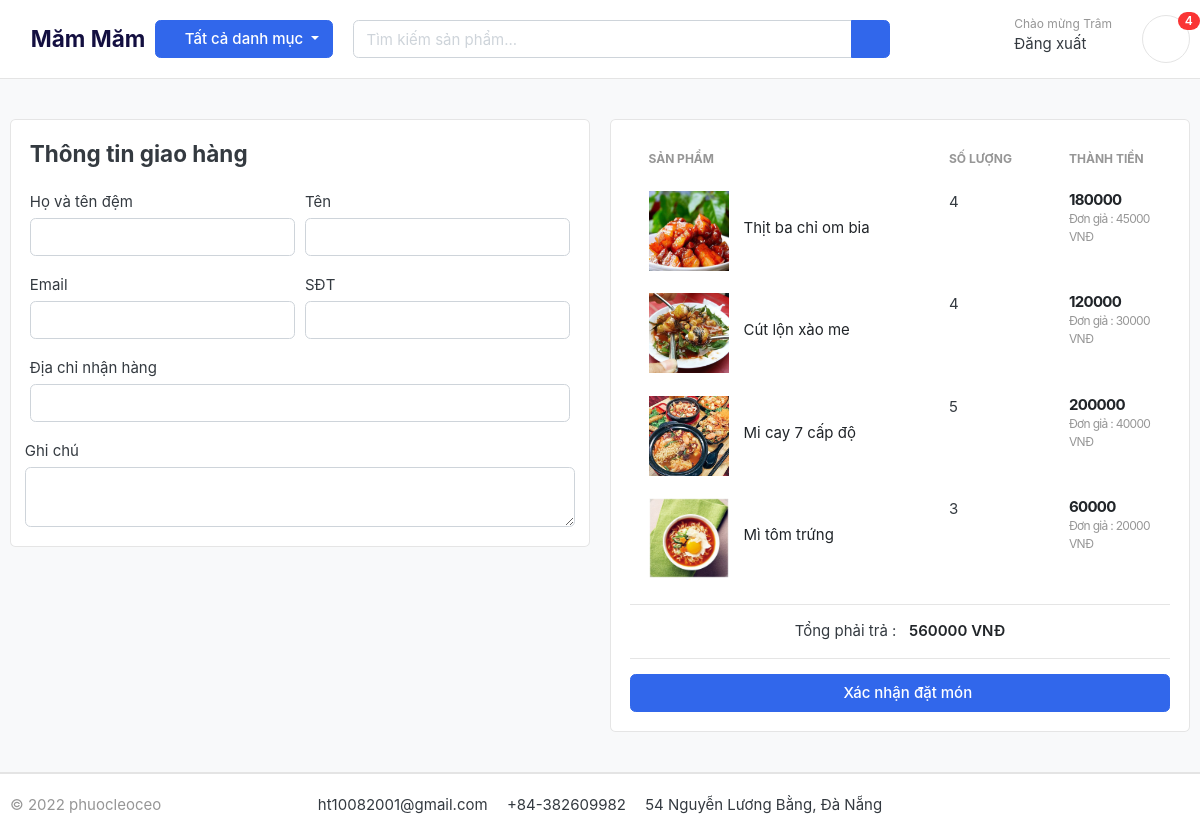
The page /cart/checkout (signed in) on the database its author committed.
### user/models.py (models this page shows, shortened)
class User(AbstractBaseUser):
    username = models.CharField(max_length=50, unique=True)
    email = models.EmailField(max_length=50, unique=True)
    first_name = models.CharField(max_length=50)
    last_name = models.CharField(max_length=50)
    phone_number = models.CharField(max_length=50)
    date_joined = models.DateTimeField(auto_now_add=True)
    last_login = models.DateTimeField(auto_now_add=True)
    is_admin = models.BooleanField(default=False)
    is_staff = models.BooleanField(default=False)
    is_active = models.BooleanField(default=False)
    is_superuser = models.BooleanField(default=False)
    USERNAME_FIELD = "email"
    REQUIRED_FIELDS = ["username", "first_name", "last_name"]
    objects = UserManager()

### cart/models.py (models this page shows, shortened)
class CartItem(models.Model):
    product = models.ForeignKey(Product, on_delete=models.CASCADE)
    cart = models.ForeignKey(Cart, on_delete=models.CASCADE)
    quantity = models.IntegerField()
    is_active = models.BooleanField(default=True)
    user = models.ForeignKey(User, on_delete=models.CASCADE, null=True)
    def cart_total(self):
        return self.product.price * self.quantity

### product/models.py (models this page shows, shortened)
class Product(models.Model):
    name = models.CharField(max_length=100, unique=True)
    slug = models.SlugField(max_length=50, unique=True, allow_unicode=True)
    price = models.IntegerField()
    description = models.TextField(max_length=500, blank=True)
    image = models.ImageField(upload_to='photos/products')
    is_available = models.BooleanField(default=True)
    created_date = models.DateTimeField(auto_now_add=True)
    modified_date = models.DateTimeField(auto_now=True)
    category = models.ForeignKey(Category, on_delete=models.CASCADE)
    class Meta:
        verbose_name = "product"
        verbose_name_plural = "products"
    def get_detail(self):
        return reverse("product_detail", args=[self.slug])

### cart/views.py (the view)
# urls.py: path("checkout", views.checkout, name="checkout")
@login_required(login_url="login")
def checkout(request):
    total = 0
    cart_items = None
    try:
        if request.user.is_authenticated:
            cart_items = CartItem.objects.filter(user=request.user, is_active=True)
        else:
            cart = Cart.objects.get(cart_id=cart_id_from_session(request))
            cart_items = CartItem.objects.filter(cart=cart, is_active=True)
        for ci in cart_items:
            total += ci.cart_total()
    except ObjectDoesNotExist:
        pass
    return render(request=request, template_name="cart/checkout.html",
                  context={"total": total, "cart_items": cart_items})

### cart/context_processors.py (called while the page is built)
def cart_count(request):
    cart_count_badge = 0
    if "admin" in request.path:
        return {}
    else:
        try:
            cart = Cart.objects.filter(cart_id=cart_id_from_session(request))
            if request.user.is_authenticated:
                cart_items = CartItem.objects.all().filter(user=request.user)
            else:
                cart_items = CartItem.objects.all().filter(cart=cart[:1])
            cart_count_badge = cart_items.count()
        except Cart.DoesNotExist:
            cart_count_badge = 0
    return dict(cart_count_badge=cart_count_badge)

### cart/views.py (called while the page is built)
def cart_id_from_session(request):
    cart_id = request.session.session_key
    if not cart_id:
        cart_id = request.session.create()
    return cart_id

### category/context_processors.py (called while the page is built)
def header_menu_links(request):
    links = Category.objects.all()
    return dict(links=links)

### category/models.py (called while the page is built)
    def get_product(self):
        return reverse("product_by_category", args=[self.slug])

### templates/cart/checkout.html (shortened to what this page needs)
{% extends 'base.html' %}
{% load static %}
{% block content %}
<section class="section-content padding-y bg">
    <div class="container">
        <div class="row">
            <aside class="col-lg-6">
                <div class="card">
                    <div class="card-body">
                        <h4 class="card-title mb-4">Thông tin giao hàng</h4>
                        <form action="{% url 'checkout' %}" method="POST">
                            <div class="form-row">
                                <div class="col form-group">
                                    <label for="">Họ và tên đệm</label>
                                    <input type="text" name="first_name" class="form-control" required>
                                </div>
                                <div class="col form-group">
                                    <label for="">Tên</label>
                                    <input type="text" name="last_name" class="form-control" required>
                                </div>
                            </div>
                            <div class="form-row">
                                <div class="col form-group">
                                    <label for="">Email</label>
                                    <input type="email" name="email" class="form-control" required>
                                </div>
                                <div class="col form-group">
                                    <label for="">SĐT</label>
                                    <input type="text" name="phone_number" class="form-control" required>
                                </div>
                            </div>
                            <div class="form-row">
                                <div class="col form-group">
                                    <label for="">Địa chỉ nhận hàng</label>
                                    <input type="text" name="address" class="form-control" required>
                                </div>
                            </div>
                            <div class="form-row">
                                <label for="">Ghi chú</label>
                                <textarea name="order_note" rows="2" class="form-control"></textarea>
                            </div>
                    </div>
                </div>
            </aside>
            <aside class="col-lg-6">
                <div class="card">
                    <div class="card-body">
                        <table class="table table-borderless table-shopping-cart">
                            <thead class="text-muted">
                                <tr class="small text-uppercase">
                                    <th scope="col">Sản phẩm</th>
                                    <th scope="col" width="120">Số lượng</th>
                                    <th scope="col" width="120">Thành tiền</th>
                                </tr>
                            </thead>
                            <tbody>
                                {% for ci in cart_items %}
                                <tr>
                                    <td>
                                        <figure class="itemside align-items-center">
                                            <div class="aside">
                                                <img src="{{ ci.product.image.url }}" class="img-sm">
                                            </div>
                                            <figcaption class="info">
                                                <a href="{{ ci.product.get_detail }}" class="title text-dark">
                                                    {{ ci.product.name }}
                                                </a>
                                            </figcaption>
                                        </figure>
                                    </td>
                                    <td>
                                        <label for="">{{ci.quantity}}</label>
                                    </td>
                                    <td>
                                        <div class="price-wrap">
                                            <var class="price">{{ ci.cart_total }}</var>
                                            <small class="text-muted">Đơn giả : {{ ci.product.price }} VNĐ</small>
                                        </div>
                                    </td>
                                </tr>
                                {% endfor %}
                            </tbody>
                        </table>
                        <hr>
                        <div style="text-align:center;">
                            <span>Tổng phải trả : </span>
                            <span class="text-right text-dark b">
                                {{ total }} VNĐ
                            </span>
                        </div>
                        <hr>
                        <button type="submit" name="submit" class="btn btn-primary btn-block">
                            <i class="far fa-credit-card"></i> Xác nhận đặt món
                        </button>
                    </div>
                </div>
            </aside>
        </div>
    </div>
</section>
{% endblock %}

### templates/partial/header.html (shortened to what this page needs)
{% load static %}
<header class="section-header">
    <section class="header-main border-bottom">
        <div class="container">
            <div class="row align-items-center">
                <a href="/" class="brand-wrap" style="font-size: 1.5rem; font-weight: bolder; color: #130f40;">
                    <i class="fas fa-utensils" style="padding-right: .5rem;color: #27ae60;font-size: 30px;"></i>Măm Măm
                </a>
                <div class="col-lg col-sm col-md col-6 flex-grow-0">
                    <div class="category-wrap dropdown d-inline-block float-right">
                        <button type="button" class="btn btn-primary dropdown-toggle" data-toggle="dropdown">
                            <i class="fa fa-bars"></i> Tất cả danh mục
                        </button>
                    </div>
                </div>
                <div class="col-lg  col-md-6 col-sm-12 col">
                    <form action="{% url 'product_search' %}" method="get" class="search">
                        <div class="input-group w-100">
                            <input type="text" class="form-control" style="width:60%;"
                                placeholder="Tìm kiếm sản phẩm..." name="product_search">
                            <div class="input-group-append">
                                <button class="btn btn-primary" type="submit">
                                    <i class="fa fa-search"></i>
                                </button>
                            </div>
                        </div>
                    </form>
                </div>
                <div class="col-lg-3 col-sm-6 col-8 order-2 order-lg-3">
                    <div class="d-flex justify-content-end mb-3 mb-lg-0">
                        {% if user.id is None %}
                        <div class="widget-header">
                            <small class="title text-muted">Chào mừng !</small>
                            <div>
                                <a href="/user/login">Đăng nhập</a> <span class="dark-transp"> | </span>
                                <a href="/user/register"> Đăng ký</a>
                            </div>
                        </div>
                        {% else %}
                        <div class="widget-header">
                            <small class="title text-muted">Chào mừng {{ user.last_name }}</small>
                            <div>
                                <a href="/user/logout">Đăng xuất</span>
                            </div>
                        </div>
                        {% endif %}
                        <a href="/cart" class="widget-header pl-3 ml-3">
                            <div class="icon icon-sm rounded-circle border"><i class="fa fa-shopping-cart"></i>
                            </div>
                            <span class="badge badge-pill badge-danger notify">
                                {{ cart_count_badge }}
                            </span>
                        </a>
                    </div>
                </div>
            </div>
        </div>
    </section>
</header>

### foodapp/static/css/ui.css (style rules this page uses)
html { font-family: "Inter", sans-serif; font-size: 15px; }
.price-wrap { letter-spacing: -0.7px; }
.icon-xs, .icon-sm, .icon-md, .icon-lg { display: inline-block; text-align: center; flex-shrink: 0; flex-grow: 0; }
.icon-sm { width: 48px; height: 48px; line-height: 48px !important; font-size: 20px; }
.img-xs, .img-sm, .img-md, .img-lg { -o-object-fit: cover; object-fit: cover; flex-shrink: 0; flex-grow: 0; }
.img-sm { width: 80px; height: 80px; }
.padding-y { padding-top: 40px; padding-bottom: 40px; }
var { font-style: normal; }
figure { margin-bottom: 0; }
article:after, .form-group:after { display: block; clear: both; content: ""; }
.bg { background-color: #f8f9fa; }
.b { font-weight: 600; }
.header-main { position: relative; padding-top: 1rem; padding-bottom: 1rem; }
.widget-header { display: inline-block; vertical-align: middle; position: relative; }
.widget-header a { color: #343a40; }
.widget-header i { color: #969696; }
.widget-header .title { display: block; }
.widget-header .notify { position: absolute; top: -3px; right: -10px; }
.itemside { position: relative; display: flex; width: 100%; }
.itemside .aside { position: relative; flex-shrink: 0; }
.itemside .info { padding-left: 15px; padding-right: 7px; }
.itemside .title { display: block; margin-bottom: 5px; color: #212529; }
.notify { position: absolute; top: -4px; right: -10px; display: inline-block; padding: 0.25em 0.6em; font-size: 12px; line-height: 1; text-align: center; border-radius: 3rem; color: #fff; background-color: #fa3434; }
.price { font-weight: 600; color: #212529; }
.table-shopping-cart.table td, .table-shopping-cart.table th { padding-left: 1.25rem; padding-right: 1.25rem; }
.table-shopping-cart .price-wrap { line-height: 1.2; }
.table-shopping-cart .price { font-weight: bold; margin-right: 5px; display: block; }

### rows shown on the page
User: last_name "Trâm"
CartItem: product.image (picture), product.name "Thịt ba chỉ om bia", quantity "4", cart_total "180000", product.price "45000"
CartItem: product.image (picture), product.name "Cút lộn xào me", quantity "4", cart_total "120000", product.price "30000"
CartItem: product.image (picture), product.name "Mi cay 7 cấp độ", quantity "5", cart_total "200000", product.price "40000"
CartItem: product.image (picture), product.name "Mì tôm trứng", quantity "3", cart_total "60000", product.price "20000"

### other values the page prints
{{ cart_count_badge }} "4"
{{ total }} "560000"
